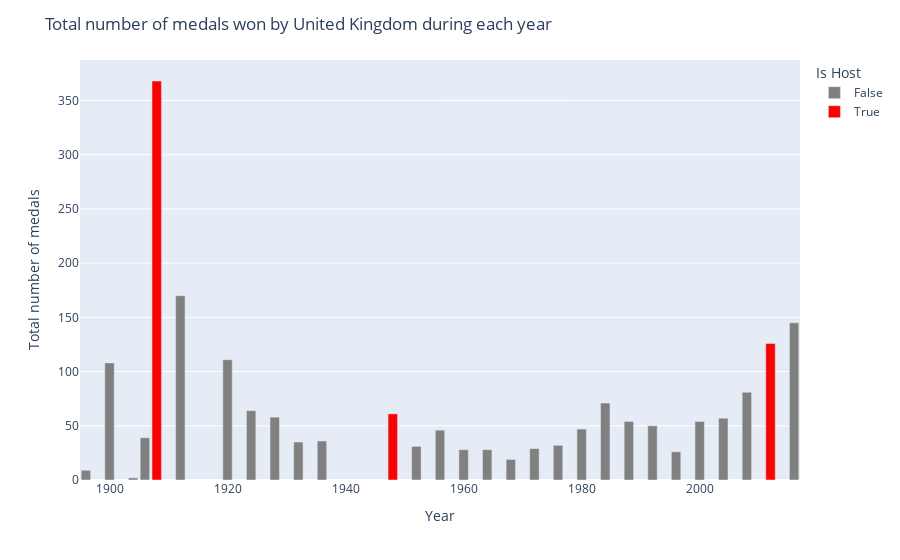

Notebook source saved alongside this figure:
### Code cell
uk_df = final_df_summer[final_df_summer['NOC'] == 'GBR']
final_uk = uk_df.groupby(['Year', 'Is Host']).count()['Medal'].reset_index()
color_discrete_map={
                 True: 'red',
                 False: 'grey'
                 }
fig = px.bar(final_uk,x='Year',y='Medal', color='Is Host',
             color_discrete_map=color_discrete_map,
             labels={
    'Medal': 'Total number of medals'
})
fig.update_layout(title='Total number of medals won by United Kingdom during each year')
fig.show()

### Figure 1 — Plotly figure (JSON) as saved in the notebook; plotly's stock layout.template omitted (floating-point values rounded to 4 significant figures)
{"data": [{"alignmentgroup": "True", "hovertemplate": "Is Host=False<br>Year=%{x}<br>Total number of medals=%{y}<extra></extra>", "legendgroup": "False", "marker": {"color": "grey", "pattern": {"shape": ""}}, "name": "False", "offsetgroup": "False", "orientation": "v", "showlegend": true, "textposition": "auto", "type": "bar", "x": [1896, 1900, 1904, 1906, 1912, 1920, 1924, 1928, 1932, 1936, 1952, 1956, 1960, 1964, 1968, 1972, 1976, 1980, 1984, 1988, 1992, 1996, 2000, 2004, 2008, 2016], "xaxis": "x", "y": [9, 108, 2, 39, 170, 111, 64, 58, 35, 36, 31, 46, 28, 28, 19, 29, 32, 47, 71, 54, 50, 26, 54, 57, 81, 145], "yaxis": "y"}, {"alignmentgroup": "True", "hovertemplate": "Is Host=True<br>Year=%{x}<br>Total number of medals=%{y}<extra></extra>", "legendgroup": "True", "marker": {"color": "red", "pattern": {"shape": ""}}, "name": "True", "offsetgroup": "True", "orientation": "v", "showlegend": true, "textposition": "auto", "type": "bar", "x": [1908, 1948, 2012], "xaxis": "x", "y": [368, 61, 126], "yaxis": "y"}], "layout": {"barmode": "relative", "legend": {"title": {"text": "Is Host"}, "tracegroupgap": 0}, "margin": {"t": 60}, "title": {"text": "Total number of medals won by United Kingdom during each year"}, "xaxis": {"anchor": "y", "domain": [0, 1], "title": {"text": "Year"}}, "yaxis": {"anchor": "x", "domain": [0, 1], "title": {"text": "Total number of medals"}}}}
